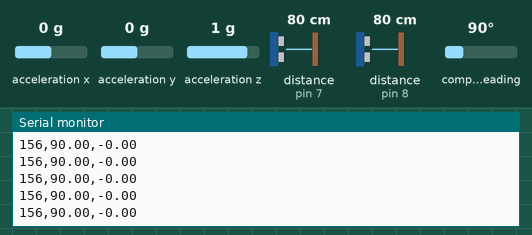
Simulated run of this sketch. Board: Arduino Nano, built with avr-gcc and run on an emulated ATmega328P. Shown: the last lines printed to the serial monitor. Wiring (inferred from the names in the program): 2 × ultrasonic range finder: trigger pin 6, echo pin 7 / trigger pin 9, echo pin 8. The test bench sets the inputs (shaded band); at power-on: acceleration y 0 g, distance to the obstacle (sensors on pin 7, pin 8) 80 cm, acceleration x 0 g, acceleration z 1 g, compass heading 90°. The echo pulse lasts 58.3 µs per cm.

Above: at 1.2 s.
1.3 s: acceleration y set to -1.4 g
At 1.35 s:
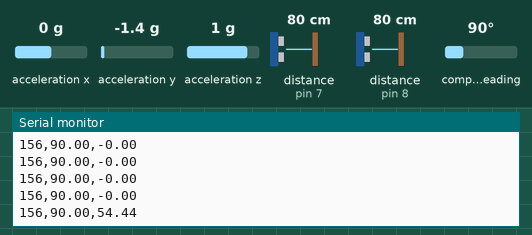
4.3 s: distance to the obstacle (sensor on pin 7) set to 2 cm
At 4.32 s:
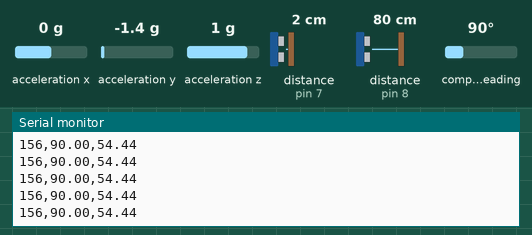
7.3 s: distance to the obstacle (sensor on pin 8) set to 2 cm
At 8.1 s:
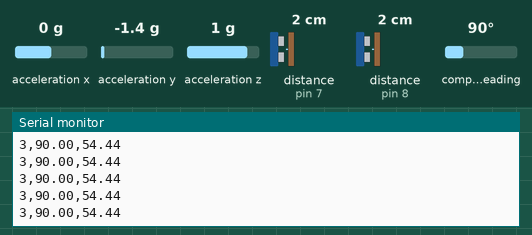
8.8 s: acceleration x set to -1.4 g
At 9.3 s:
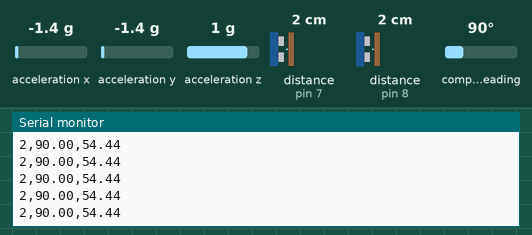
10.3 s: acceleration z set to -1.4 g
At 11.3 s:
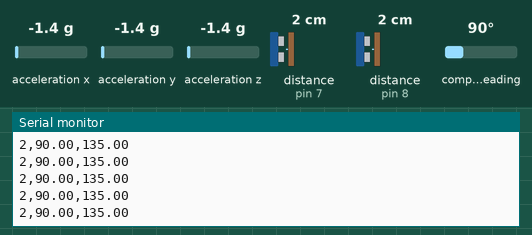
11.8 s: distance to the obstacle (sensor on pin 7) set to 4 cm
At 12.8 s:
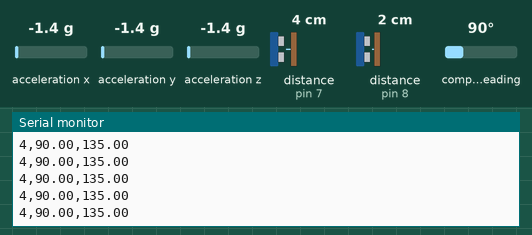
Timing chart, 0 to 14.3 s (numbered marks = the images above; inputs shaded):
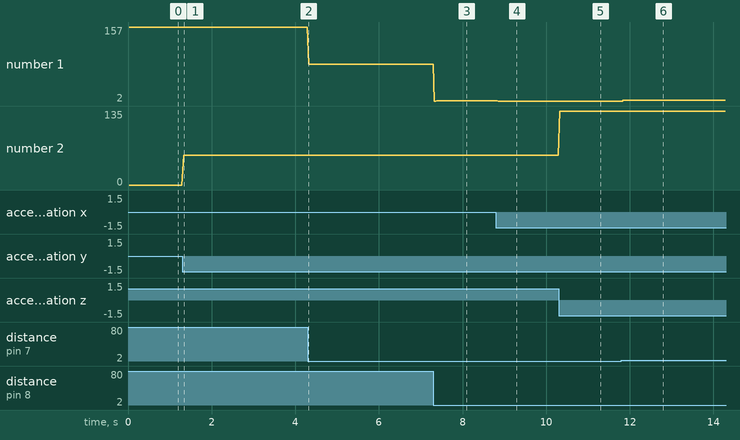

The sketch:

Volting_MUSIC_Arduino_Envoi_data.ino
```cpp
#include <SoftwareSerial.h>
#include <Wire.h>
#include <Adafruit_Sensor.h>
#include <Adafruit_BNO055.h>

#define rxPin 0   // RX du HC-05 sur D0
#define txPin 1  // TX du HC-05 sur D11

#define trigPin1 6   // Trig du premier capteur ultrason sur D6
#define echoPin1 7   // Echo du premier capteur ultrason sur D7
#define trigPin2 9   // Trig du deuxième capteur ultrason sur D9
#define echoPin2 8   // Echo du deuxième capteur ultrason sur D8

SoftwareSerial mySerial(rxPin, txPin);  // Communication série avec HC-05

Adafruit_BNO055 bno = Adafruit_BNO055(55, 0x28);  // Adresse de l'IMU BNO-055

void setup() {
  // Initialisation des capteurs et de la communication série
  Serial.begin(9600);
  mySerial.begin(9600);

  // Initialisation de l'IMU BNO-055
  if (!bno.begin()) {
    Serial.println("Impossible de détecter le capteur BNO055.");
    while (1);
  }

  // Initialisation des pins des capteurs à ultrasons
  pinMode(trigPin1, OUTPUT);
  pinMode(echoPin1, INPUT);
  pinMode(trigPin2, OUTPUT);
  pinMode(echoPin2, INPUT);
}

long getDistance(int trigPin, int echoPin) {
  // Envoie d'une impulsion pour mesurer la distance avec un capteur ultrason
  digitalWrite(trigPin, LOW);
  delayMicroseconds(2);
  digitalWrite(trigPin, HIGH);
  delayMicroseconds(10);
  digitalWrite(trigPin, LOW);

  long duration = pulseIn(echoPin, HIGH);
  long distance = duration * 0.034 / 2;  // Calcul de la distance en cm
  return distance;
}

void loop() {
  // Mesure des distances des capteurs à ultrasons
  long distance1 = getDistance(trigPin1, echoPin1);
  long distance2 = getDistance(trigPin2, echoPin2);

  // Lecture des angles de rotation de l'IMU BNO-055
  sensors_event_t event;
  bno.getEvent(&event);

  float roll = event.orientation.x;   // Angle de roulis (Roll)
  float pitch = event.orientation.y;  // Angle de tangage (Pitch)
  float yaw = event.orientation.z;    // Angle de lacet (Yaw)

  // Formatage des données pour l'envoi via Bluetooth
  String data = String(distance1+distance2) + "," +
                String(roll) + "," + String(yaw);

  // Envoi des données via Bluetooth
  mySerial.println(data);
  Serial.println(data);

  delay(10);  // Délai pour la prochaine lecture
}
```

Measured:
- after the input at 1.3 s, the serial monitor: prints a new line at once (image 1)
- after the input at 7.3 s, the serial monitor: prints a new line at once (image 3)
- after the input at 10.3 s, the serial monitor: prints a new line at once (image 5)
- after the input at 11.8 s, the serial monitor: prints a new line at once (image 6)
- plotted number 1: 156 → 79 after the input at 4.3 s, 79 → 3 after the input at 7.3 s, 2 → 4 after the input at 11.8 s
- plotted number 2: 0 → 54.44 after the input at 1.3 s, 54.44 → 135 after the input at 10.3 s
